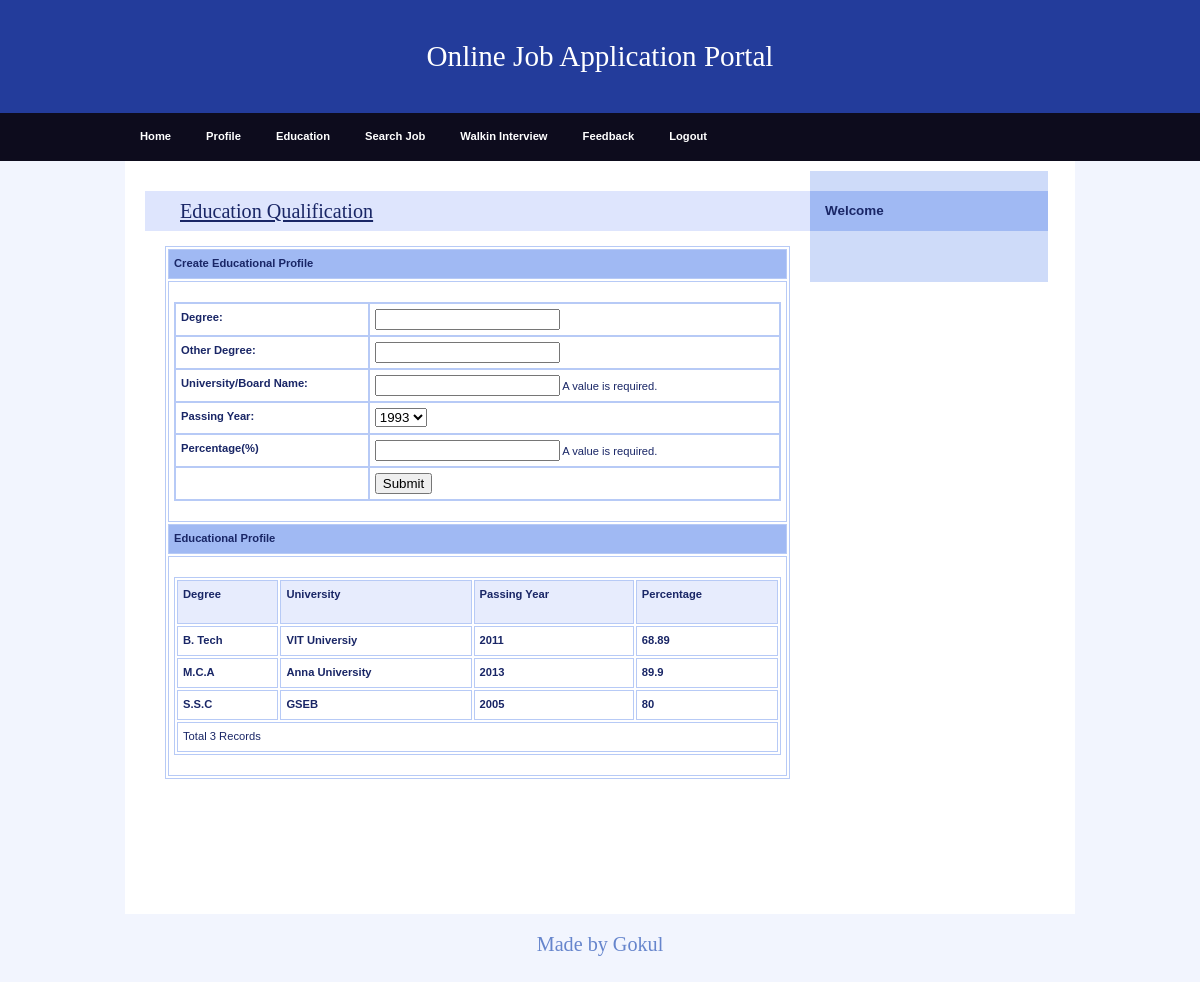
The page /JobSeeker/Education.php (signed in) on the database its author committed.
### tables this page shows
CREATE TABLE `jobseeker_education` (
  `EduId` int NOT NULL,
  `JobSeekId` int NOT NULL,
  `Degree` varchar(20) NOT NULL,
  `University` varchar(100) NOT NULL,
  `PassingYear` mediumint NOT NULL,
  `Percentage` float NOT NULL
);

### JobSeeker/Education.php (the view, shortened to what this page needs)
<!DOCTYPE html>
<html>
<head>
  <link rel="stylesheet" media="screen,projection" type="text/css" href="./css/main.css" />
  <link rel="stylesheet" media="print" type="text/css" href="./css/print.css" />
</head>
<body>
  <div id="main" class="box">
    <?php
    include "Header.php"
    ?>
    <?php
    include "menu.php"
    ?>
    <div id="page" class="box">
      <div id="page-in" class="box">
        <div id="content">
          <div class="article">
            <h2><span><a href="#">Education Qualification </a></span></h2>
            <table width="100%" border="1" cellspacing="2" cellpadding="2">
              <tr>
                <td bgcolor="#A0B9F3"><strong>Create Educational Profile</strong></td>
              </tr>
              <tr>
                <td>
                  <form id="form1" method="post" action="InsertEdu.php">
                    <table width="100%" border="0" cellspacing="0" cellpadding="0">
                      <tr>
                        <td><strong>Degree:</strong></td>
                        <td>
                          <input type="text" name="cmbQual" id="cmbQual">
                        </td>
                      </tr>
                      <tr>
                        <td><strong>Other Degree:</strong></td>
                        <td><label>
                            <input type="text" name="txtOther" id="txtOther" />
                          </label></td>
                      </tr>
                      <tr>
                        <td><strong>University/Board Name:</strong></td>
                        <td>
                          <label>
                            <input type="text" name="txtBoard" id="txtBoard" />
                          </label>
                          <span class="textfieldRequiredMsg">A value is required.</span></span>
                        </td>
                      </tr>
                      <tr>
                        <td><strong>Passing Year:</strong></td>
                        <td><label>
                            <select name="cmbYear" id="cmbYear">
                              <option>1993</option>
                            </select>
                          </label></td>
                      </tr>
                      <tr>
                        <td><strong>Percentage(%)</strong></td>
                        <td>
                          <label>
                            <input type="text" name="txtPer" id="txtPer" />
                          </label>
                          <span class="textfieldRequiredMsg">A value is required.</span></span>
                        </td>
                      </tr>
                      <tr>
                        <td>&nbsp;</td>
                        <td><label>
                            <input type="submit" name="button" id="button" value="Submit" />
                          </label></td>
                      </tr>
                    </table>
                  </form>
                </td>
              </tr>
              <tr>
                <td bgcolor="#A0B9F3"><strong>Educational Profile</strong></td>
              </tr>
              <tr>
                <td>
                  <table width="100%" border="1" cellpadding="1" cellspacing="2" bordercolor="#006699">
                    <tr>
                      <th height="32" bgcolor="#006699" class="style3">
                        <div align="left" class="style9 style5 style2"><strong>Degree</strong></div>
                      </th>
                      <th bgcolor="#006699" class="style3">
                        <div align="left" class="style9 style5 style2"><strong>University</strong></div>
                      </th>
                      <th bgcolor="#006699" class="style3">
                        <div align="left" class="style9 style5 style2"><strong>Passing Year</strong></div>
                      </th>
                      <th bgcolor="#006699" class="style3">
                        <div align="left" class="style9 style5 style2"><strong>Percentage</strong></div>
                      </th>
                    </tr>
                    <?php
                    $ID = $_SESSION['ID'];
                    $con = mysqli_connect("localhost", "gokul", "Gokul0309", "job");
                    $sql = "select * from jobseeker_education where JobSeekId='" . $ID . "'";
                    $result = mysqli_query($con, $sql);
                    while ($row = mysqli_fetch_array($result)) {
                      $Degree = $row['Degree'];
                      $Univ = $row['University'];
                      $Passing = $row['PassingYear'];
                      $Per = $row['Percentage'];
                    ?>
                      <tr>
                        <td class="style3">
                          <div align="left" class="style9 style5"><strong><?php echo $Degree; ?></strong></div>
                        </td>
                        <td class="style3">
                          <div align="left" class="style9 style5"><strong><?php echo $Univ; ?></strong></div>
                        </td>
                        <td class="style3">
                          <div align="left" class="style9 style5"><strong><?php echo $Passing; ?></strong></div>
                        </td>
                        <td class="style3">
                          <div align="left" class="style9 style5"><strong><?php echo $Per; ?></strong></div>
                        </td>
                      </tr>
                    <?php
                    }
                    $records = mysqli_num_rows($result);
                    ?>
                    <tr>
                      <td colspan="4" class="style3">
                        <div align="left" class="style12"><?php echo "Total " . $records . " Records"; ?> </div>
                      </td>
                    </tr>
                  </table>
                </td>
              </tr>
            </table>
            <p>&nbsp;</p>
            <p class="btn-more box noprint">&nbsp;</p>
          </div>
        </div>
        <?php
        include "right.php"
        ?>
      </div>
    </div>
    <?php
    include "footer.php"
    ?>
  </div>
</body>
</html>

### JobSeeker/css/main.css (style rules this page uses)
* { min-height: 1px; }
body { border: 0; margin: 0; padding: 0; background: #f2f5fe; font: 70%/160% "verdana", sans-serif; color: #192666; _text-align: center; }
a { color: #192666; }
p { border: 0; margin: 15px 0; padding: 0; line-height: 30px; }
div { display: block; border: 0; margin: 0; padding: 0; }
h1, h2, h3, h4, h5 { border: 0; margin: 10px 0; padding: 0; font-weight: bold; }
h2 { font-size: 180%; line-height: 100%; font-family: "georgia", serif; font-weight: normal; }
table { display: table; margin: 15px 0; padding: 0; border: 1px solid #b7caf6; font-size: 100%; }
tr { display: table-row; }
th, td { display: table-cell; border: 1px solid #b7caf6; margin: 0; padding: 5px; vertical-align: top; text-align: left; }
th { background: #e7ecfd; text-align: center; color: #192666; font-weight: bold; }
form { border: 0; margin: 0; padding: 0; }
a, img, span { border: 0; margin: 0; padding: 0; }
strong, .strong { font-weight: bold; }
.box { min-height: 1px; _height: 1px; }
.box:after { content: "."; display: block; line-height: 0px; font-size: 0px; visibility: hidden; clear: both; }
#main { margin: 0px auto 0 auto; _text-align: left; }
#page { min-height: 1px; width: 950px; margin: 0 auto; background: #fff; _height: 1px; }
#page-in { min-height: 1px; padding: 10px 0; _height: 1px; }
#content { float: left; width: 70%; _width: 72%; margin: 0; padding: 0 0 0 20px; }
#content .article { clear: both; margin: 0; padding: 20px; }
#content .article h2 { margin: 0 -20px; padding: 10px; background: #dee5fd; color: #192666; }
#content .article h2 span { padding-left: 25px; }
#content .article p { text-align: justify; }
#content .btn-more { margin: 0 0 15px 0; padding: 0; border: 0; position: relative; }

### JobSeeker/css/print.css (style rules this page uses)
body { border:0; margin:0; padding:0; font-size:12pt }
a { color:#000; text-decoration:none; }
h1, h2, h3 { page-break-after:avoid; page-break-inside:avoid; }
table { border-collapse: collapse; border-width:1px; border-style:solid; }
th, td { display:table-cell; border-width:1px; border-style:solid; }
.noprint { display:none; }

### JobSeeker/Education.php (style rules this page uses)
.style2 { font-weight: bold }

### rows shown on the page
jobseeker_education: Degree "B. Tech", University "VIT Universiy", PassingYear "2011", Percentage "68.89"
jobseeker_education: Degree "M.C.A", University "Anna University", PassingYear "2013", Percentage "89.9"
jobseeker_education: Degree "S.S.C", University "GSEB", PassingYear "2005", Percentage "80"

### other values the page prints
$records "3"
